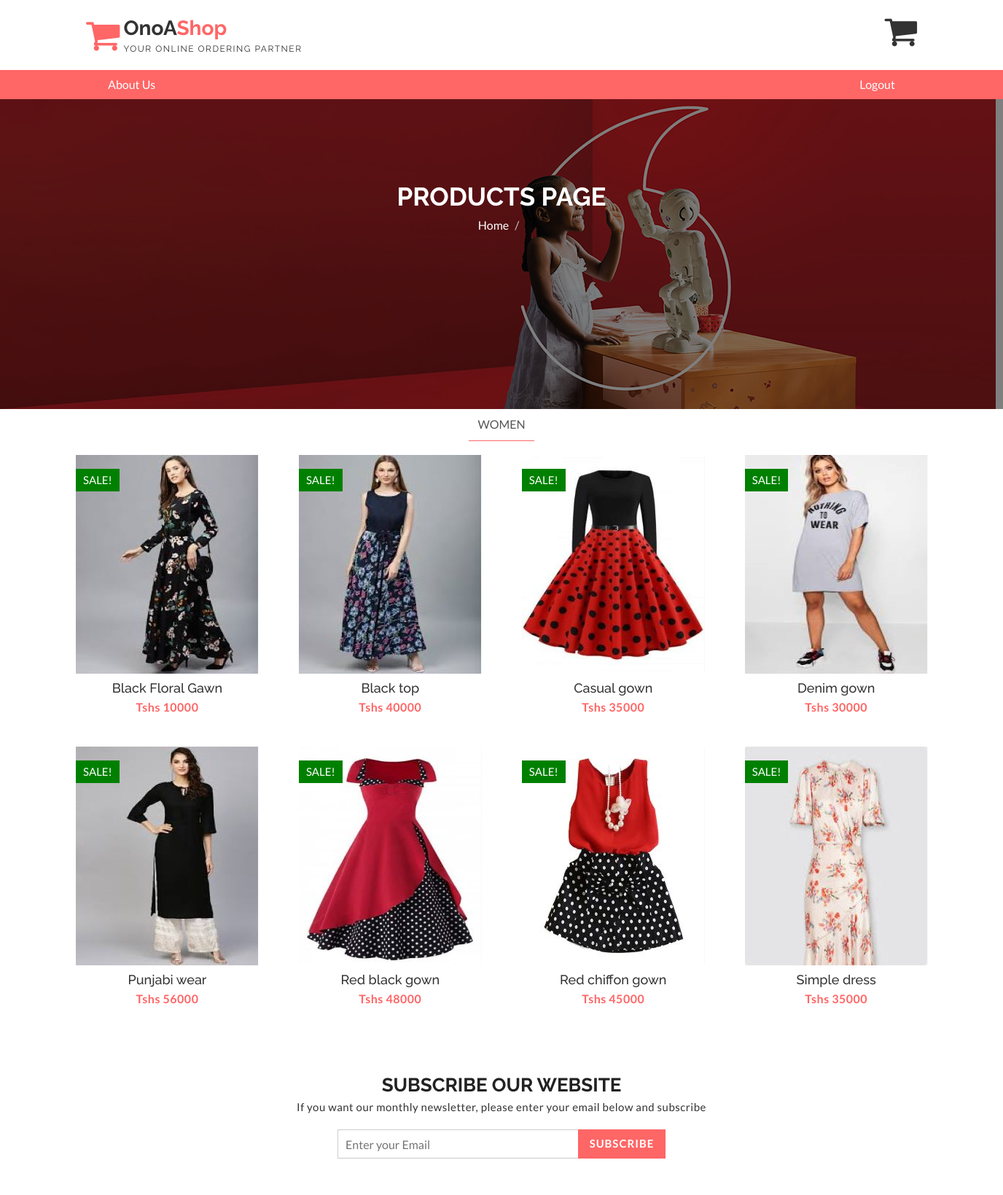
The app's page /Products.php?category=women (signed in) with its own data.
### tables this page shows
CREATE TABLE `products` (
  `Product id` int(11) NOT NULL,
  `ProductName` varchar(255) NOT NULL,
  `ProductDesc` varchar(255) NOT NULL,
  `category` tinyint(1) DEFAULT '0',
  `Product quantity` text NOT NULL,
  `ProductPrice` int(11) NOT NULL,
  `productImage` varchar(255) NOT NULL
);

### Products.php (the view, shortened to what this page needs)
<?php
require 'includes/main.php';
$categry = 1;
if (isset($_GET['category'])) {
  $cat = $_GET['category'];
  if ($cat == 'women') {
    $categry = 0;
  }elseif ($cat == 'men') {
    $categry = 1;
  }elseif ($cat == 0) {
    $categry = 0;
  }elseif ($cat == 1) {
    $categry = 1;
  }else{
    $categry = 1;
  }
}
$products = $db->prepare("SELECT * FROM `products` WHERE `category`=?");
$products->execute(array($categry));
?>
<html>
<head>
    <link href="css/font-awesome.css" rel="stylesheet">
    <link href="css/bootstrap.css" rel="stylesheet">
    <link href="css/jquery.smartmenus.bootstrap.css" rel="stylesheet">
    <link rel="stylesheet" type="text/css" href="css/jquery.simpleLens.css">
    <link rel="stylesheet" type="text/css" href="css/slick.css">
    <link rel="stylesheet" type="text/css" href="css/nouislider.css">
    <link id="switcher" href="css/theme-color/default-theme.css" rel="stylesheet">
    <link href="css/sequence-theme.modern-slide-in.css" rel="stylesheet" media="all">
    <link href="css/style.css" rel="stylesheet">
  </head>
  <body>
  <header id="aa-header">
    <div class="aa-header-bottom">
      <div class="container">
        <div class="row">
          <div class="col-md-12">
            <div class="aa-header-bottom-area">
              <div class="aa-logo">
                <a href="./">
                  <span class="fa fa-shopping-cart"></span>
                  <p>OnoA<strong>Shop</strong> <span>Your Online Ordering Partner</span></p>
                </a>
              </div>
              <div style="float: right;" title="View cart items">
                <a href="cartitems.php"><i class="fa fa-shopping-cart fa-3x"></i></a>
              </div>
            </div>
          </div>
        </div>
      </div>
    </div>
  </header>
  <section id="menu">
    <div class="container">
      <div class="menu-area">
        <div class="navbar navbar-default" role="navigation">
          <div class="navbar-collapse collapse">
            <ul class="nav navbar-nav">
              <li><a href="aboutus.php">About Us</a></li>
              <li style="float: right;"><a href="logout.php">Logout</a></li>
                </ul>
          </div>
        </div>
      </div>
      </div>
  </section>
  <section id="aa-catg-head-banner">
    <img src="img/advert-banner.jpg" alt="advert-banner img">
    <div class="aa-catg-head-banner-area">
     <div class="container">
      <div class="aa-catg-head-banner-content">
        <h2>Products Page</h2>
        <ol class="breadcrumb">
          <li><a href="./">Home</a></li>
          <li class="active"></li>
        </ol>
      </div>
     </div>
   </div>
  </section>
  <section id="aa-product">
    <div class="container">
      <div class="row">
        <div class="col-md-12">
          <div class="row">
            <div class="aa-product-area">
              <div class="aa-product-inner">
                 <ul class="nav nav-tabs aa-products-tab">
                    <li class="active"><a href="#men" data-toggle="tab">
                      <?php
                      if ($categry == 1) {
                        echo 'MEN';
                      }elseif($categry == 0){
                        echo 'WOMEN';
                      }
                       ?>
                    </a></li>
                   </ul>
                  <div class="tab-content">
                    <div class="tab-pane fade in active" id="men">
                      <ul class="aa-product-catg">
                      <?php
                      while ($prods= $products->fetch(PDO::FETCH_ASSOC)) {
                        echo "<li>
                          <figure>
                          <a class='aa-product-img' href='details.php?product=".$prods['ProductName'].'&category='.$prods['category']."'><img src='img/uploaded/".$prods['productImage']."' alt='Slim Men Shirt img'>
                          </a>
                          <a class='aa-add-card-btn' onclick='addcart(".json_encode($prods['ProductName']).")'><span class='fa fa-shopping-cart'></span>Add To Cart</a>
                              <figcaption>
                              <h4 class='aa-product-title'><a href='details.php?product=".$prods['ProductName'].'&category='.$prods['category']."'>".$prods['ProductName']."</a></h4>
                              <span class='aa-product-price'>Tshs ".$prods['ProductPrice']."</span></span>
                            </figcaption>
                          </figure>
                          <span class='aa-badge aa-sale' href='#'>SALE!</span>
                        </li>";
                       }
                       ?>
                      </ul>
                    </div>
              </div>
            </div>
          </div>
        </div>
      </div>
    </div>
  </section>
  <section id="aa-subscribe">
    <div class="container">
      <div class="row">
        <div class="col-md-12">
          <div class="aa-subscribe-area">
            <h3>Subscribe our Website </h3>
            <p>If you want our monthly newsletter, please enter your email below and subscribe</p>
            <form  method="POST" action="./" class="aa-subscribe-form">
              <input type="email" name="emailSub" id="" placeholder="Enter your Email">
              <input type="submit" name="subscribeEmail" value="Subscribe">
            </form>
          </div>
        </div>
      </div>
    </div>
  </section>
  </body>
  </html>

### css/theme-color/default-theme.css (style rules this page uses)
h2 { color: #ff6666; }
#aa-header .aa-header-bottom .aa-header-bottom-area .aa-logo a > span { color: #ff6666; }
#aa-header .aa-header-bottom .aa-header-bottom-area .aa-logo a strong { color: #ff6666; }
#menu { background-color: #ff6666; }
.aa-products-tab li.active a { border-bottom: 1px solid #ff6666 !important; }
.aa-product-catg li .aa-product-price { color: #ff6666; }
#aa-subscribe .aa-subscribe-area .aa-subscribe-form input[type="submit"] { background: #ff6666 none repeat scroll 0 0; border: 1px solid #ff6666; }
#aa-catg-head-banner .aa-catg-head-banner-area .aa-catg-head-banner-content .breadcrumb .active { color: #ff6666; }

### records on screen
products: productImage (picture), ProductName "Black Floral Gawn", ProductPrice "10000"
products: productImage (picture), ProductName "Black top", ProductPrice "40000"
products: productImage (picture), ProductName "Casual gown", ProductPrice "35000"
products: productImage (picture), ProductName "Denim gown", ProductPrice "30000"
products: productImage (picture), ProductName "Punjabi wear", ProductPrice "56000"
products: productImage (picture), ProductName "Red black gown", ProductPrice "48000"
products: productImage (picture), ProductName "Red chiffon gown", ProductPrice "45000"
products: productImage (picture), ProductName "Simple dress", ProductPrice "35000"
